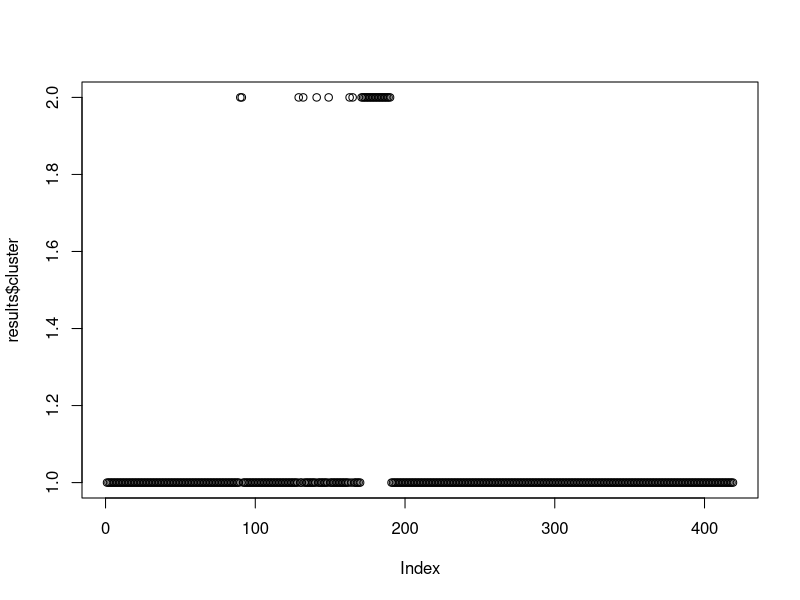
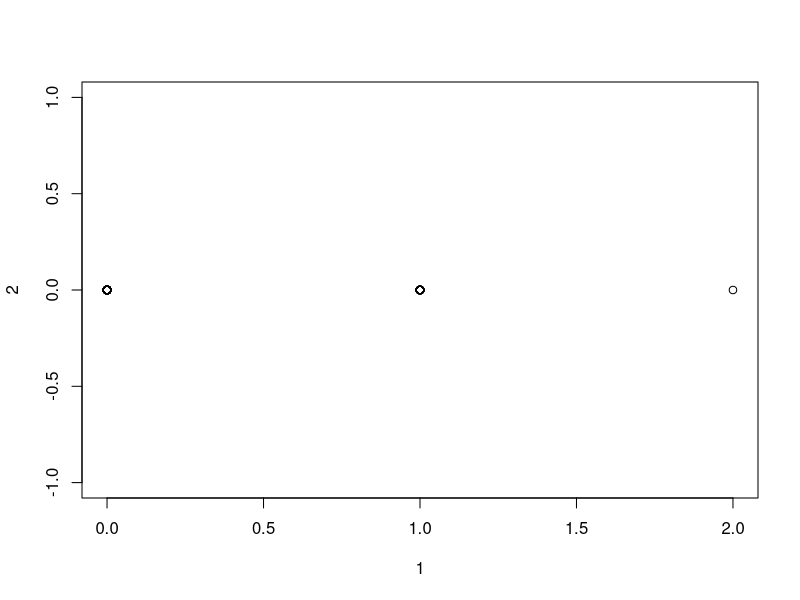

Here is the R script that generated these plots, in order:
setwd('C:/Users/Rimna/Desktop/Advanced Crime analysis/R projects/Brexit')

library(tm)
csv_bre= read.csv('Brexit_talk.csv', header = T, stringsAsFactors = F)
View(csv_bre)

#creating a corpus 
#a corpus a collection of written texts
kcorpus= iconv(csv_bre$website_text)
View(kcorpus)
kcorpus=Corpus(VectorSource(kcorpus))
View(kcorpus)
# cleaning the text data 
# Changing everything to lower case 
kcorpus=tm_map(kcorpus, tolower)

#removing punctuation 
kcorpus=tm_map(kcorpus, removePunctuation)

#removing numbers 
kcorpus=tm_map(kcorpus, removeNumbers)

#removing common words (stopwords) that do not add value
kfinal_set=tm_map(kcorpus, removeWords, stopwords('english'))

View(kfinal_set)

##########Converting a structure data################
#term document matrix 
kbrexit_tdm= TermDocumentMatrix(kfinal_set)
# sparsity 87% 

kbrexit_tdm=as.matrix(kbrexit_tdm)
kbrexit_tdm[1:10,1:10]
View(kbrexit_tdm)

##############Kmean###############

results=kmeans(kbrexit_tdm, 2)

results$size

plot(results$cluster)
plot(kbrexit_tdm)

# kmean clustering may not be the most appropriate algorithm
